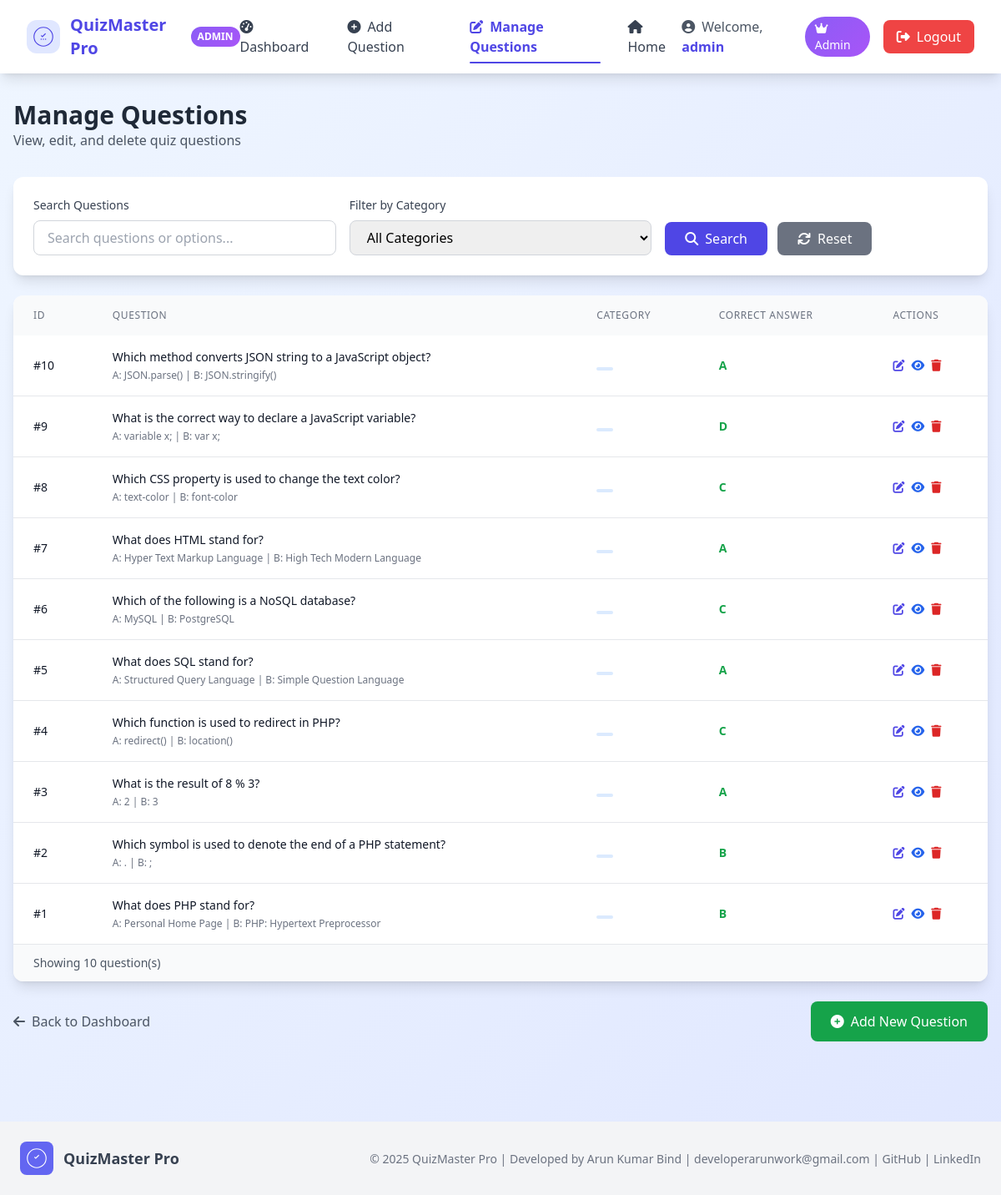
/admin/manage_questions.php (signed in), run on the app's committed database.
### tables this page shows
CREATE TABLE IF NOT EXISTS questions (
    id INT AUTO_INCREMENT PRIMARY KEY,
    question TEXT NOT NULL,
    option_a VARCHAR(255) NOT NULL,
    option_b VARCHAR(255) NOT NULL,
    option_c VARCHAR(255) NOT NULL,
    option_d VARCHAR(255) NOT NULL,
    correct_answer ENUM('A','B','C','D') NOT NULL,
    image_url VARCHAR(500) NULL,
    created_at TIMESTAMP DEFAULT CURRENT_TIMESTAMP
);

### admin/manage_questions.php (the view, shortened to what this page needs)
<?php
include '../db.php';
include '../includes/header.php';
$search = $_GET['search'] ?? '';
$category = $_GET['category'] ?? '';
$query = "SELECT * FROM questions WHERE 1=1";
$query .= " ORDER BY id DESC";
$stmt = mysqli_prepare($conn, $query);
mysqli_stmt_execute($stmt);
$result = mysqli_stmt_get_result($stmt);
$questions = mysqli_fetch_all($result, MYSQLI_ASSOC);
$categories = [
    'all' => 'All Categories',
    'gk' => 'General Knowledge',
    'cs' => 'Computer Science',
    'math' => 'Mathematics',
    'english' => 'English',
    'hindi' => 'Hindi'
];
?>
<div class="max-w-7xl mx-auto px-4 py-8">
    <div class="mb-8">
        <h1 class="text-3xl font-bold text-gray-800">Manage Questions</h1>
        <p class="text-gray-600">View, edit, and delete quiz questions</p>
    </div>
    <div class="bg-white rounded-xl shadow-lg p-6 mb-6">
        <form method="GET" class="grid grid-cols-1 md:grid-cols-3 gap-4">
            <div>
                <label class="block text-sm font-medium text-gray-700 mb-2">Search Questions</label>
                <input type="text" name="search" value="<?php echo htmlspecialchars($search); ?>"
                       class="w-full px-4 py-2 border border-gray-300 rounded-lg focus:ring-2 focus:ring-indigo-500 focus:border-indigo-500"
                       placeholder="Search questions or options...">
            </div>
            <div>
                <label class="block text-sm font-medium text-gray-700 mb-2">Filter by Category</label>
                <select name="category" class="w-full px-4 py-2 border border-gray-300 rounded-lg focus:ring-2 focus:ring-indigo-500 focus:border-indigo-500">
                    <?php foreach($categories as $key => $name): ?>
                        <option value="<?php echo $key; ?>" <?php echo $category === $key ? 'selected' : ''; ?>>
                            <?php echo $name; ?>
                        </option>
                    <?php endforeach; ?>
                </select>
            </div>
            <div class="flex items-end space-x-3">
                <button type="submit" class="bg-indigo-600 text-white px-6 py-2 rounded-lg hover:bg-indigo-700 transition-colors font-medium">
                    <i class="fas fa-search mr-2"></i>Search
                </button>
                <a href="manage_questions.php" class="bg-gray-500 text-white px-6 py-2 rounded-lg hover:bg-gray-600 transition-colors font-medium">
                    <i class="fas fa-refresh mr-2"></i>Reset
                </a>
            </div>
        </form>
    </div>
    <div class="bg-white rounded-xl shadow-lg overflow-hidden">
        <?php if (empty($questions)): ?>
            <div class="text-center py-12">
                <div class="text-5xl mb-4">📝</div>
                <h3 class="text-xl font-semibold text-gray-700 mb-2">No Questions Found</h3>
                <p class="text-gray-500 mb-6">No questions match your search criteria.</p>
                <a href="add_question.php" class="bg-indigo-600 text-white px-6 py-3 rounded-lg hover:bg-indigo-700 transition-colors font-medium">
                    <i class="fas fa-plus-circle mr-2"></i>Add New Question
                </a>
            </div>
        <?php else: ?>
            <div class="overflow-x-auto">
                <table class="w-full">
                    <thead class="bg-gray-50">
                        <tr>
                            <th class="px-6 py-4 text-left text-xs font-medium text-gray-500 uppercase tracking-wider">ID</th>
                            <th class="px-6 py-4 text-left text-xs font-medium text-gray-500 uppercase tracking-wider">Question</th>
                            <th class="px-6 py-4 text-left text-xs font-medium text-gray-500 uppercase tracking-wider">Category</th>
                            <th class="px-6 py-4 text-left text-xs font-medium text-gray-500 uppercase tracking-wider">Correct Answer</th>
                            <th class="px-6 py-4 text-left text-xs font-medium text-gray-500 uppercase tracking-wider">Actions</th>
                        </tr>
                    </thead>
                    <tbody class="bg-white divide-y divide-gray-200">
                        <?php foreach($questions as $question): ?>
                            <tr class="hover:bg-gray-50 transition-colors">
                                <td class="px-6 py-4 whitespace-nowrap text-sm font-medium text-gray-900">
                                    #<?php echo $question['id']; ?>
                                </td>
                                <td class="px-6 py-4">
                                    <div class="text-sm font-medium text-gray-900 max-w-md truncate">
                                        <?php echo htmlspecialchars($question['question']); ?>
                                    </div>
                                    <div class="text-xs text-gray-500 mt-1">
                                        A: <?php echo htmlspecialchars($question['option_a']); ?> |
                                        B: <?php echo htmlspecialchars($question['option_b']); ?>
                                    </div>
                                </td>
                                <td class="px-6 py-4 whitespace-nowrap">
                                    <span class="inline-flex items-center px-2.5 py-0.5 rounded-full text-xs font-medium bg-blue-100 text-blue-800">
                                    </span>
                                </td>
                                <td class="px-6 py-4 whitespace-nowrap text-sm text-gray-900">
                                    <span class="font-semibold text-green-600"><?php echo $question['correct_answer']; ?></span>
                                </td>
                                <td class="px-6 py-4 whitespace-nowrap text-sm font-medium">
                                    <div class="flex space-x-2">
                                        <a href="edit_question.php?id=<?php echo $question['id']; ?>"
                                           class="text-indigo-600 hover:text-indigo-900 transition-colors"
                                           title="Edit Question">
                                            <i class="fas fa-edit"></i>
                                        </a>
                                        <button onclick="viewQuestion(<?php echo htmlspecialchars(json_encode($question)); ?>)"
                                                class="text-blue-600 hover:text-blue-900 transition-colors"
                                                title="View Details">
                                            <i class="fas fa-eye"></i>
                                        </button>
                                        <button onclick="confirmDelete(<?php echo $question['id']; ?>)"
                                                class="text-red-600 hover:text-red-900 transition-colors"
                                                title="Delete Question">
                                            <i class="fas fa-trash"></i>
                                        </button>
                                    </div>
                                </td>
                            </tr>
                        <?php endforeach; ?>
                    </tbody>
                </table>
            </div>
            <div class="bg-gray-50 px-6 py-3 border-t border-gray-200">
                <p class="text-sm text-gray-600">
                    Showing <?php echo count($questions); ?> question(s)
                </p>
            </div>
        <?php endif; ?>
    </div>
    <div class="mt-6 flex justify-between items-center">
        <a href="dashboard.php" class="text-gray-600 hover:text-gray-800 transition-colors font-medium">
            <i class="fas fa-arrow-left mr-2"></i>Back to Dashboard
        </a>
        <a href="add_question.php" class="bg-green-600 text-white px-6 py-3 rounded-lg hover:bg-green-700 transition-colors font-medium">
            <i class="fas fa-plus-circle mr-2"></i>Add New Question
        </a>
    </div>
</div>
<?php include '../includes/footer.php'; ?>

### includes/header.php (shortened to what this page needs)
<?php
$is_logged_in = isset($_SESSION['logged_in']) && $_SESSION['logged_in'] === true;
$is_admin = $is_logged_in && isset($_SESSION['role']) && $_SESSION['role'] === 'admin';
$username = $is_logged_in ? $_SESSION['username'] : '';
$current_page = basename($_SERVER['PHP_SELF']);
$current_dir = basename(dirname($_SERVER['PHP_SELF']));
$is_admin_page = $current_dir === 'admin';
?>
<!DOCTYPE html>
<html lang="en">
<head>
    <script src="https://cdn.tailwindcss.com"></script>
    <link rel="stylesheet" href="https://cdnjs.cloudflare.com/ajax/libs/font-awesome/6.4.0/css/all.min.css">
</head>
<body class="bg-gradient-to-br from-blue-50 to-indigo-100 min-h-screen flex flex-col">
    <nav class="bg-white shadow-lg sticky top-0 z-50">
        <div class="max-w-7xl mx-auto px-4 sm:px-6 lg:px-8">
            <div class="flex justify-between items-center py-4">
                <div class="flex items-center">
                    <a href="<?php echo $is_admin_page ? '../index.php' : 'index.php'; ?>" class="flex items-center space-x-3 text-indigo-600 hover:text-indigo-500 transition-colors duration-200">
                        <div class="p-2 bg-indigo-100 rounded-xl">
                        </div>
                        <span class="text-xl font-bold">QuizMaster Pro</span>
                        <?php if ($is_admin_page): ?>
                            <span class="admin-badge px-2 py-1 rounded-full text-xs font-bold">ADMIN</span>
                        <?php endif; ?>
                    </a>
                </div>
                <div class="hidden md:flex items-center space-x-8">
                    <?php if (!$is_logged_in): ?>
                        <a href="index.php" class="nav-link <?php echo $current_page === 'index.php' ? 'active' : ''; ?> text-gray-700 hover:text-indigo-600">
                            <i class="fas fa-home mr-2"></i>Home
                        </a>
                        <a href="login.php" class="nav-link <?php echo $current_page === 'login.php' ? 'active' : ''; ?> text-gray-700 hover:text-indigo-600">
                            <i class="fas fa-sign-in-alt mr-2"></i>Login
                        </a>
                        <a href="register.php" class="nav-link <?php echo $current_page === 'register.php' ? 'active' : ''; ?> text-gray-700 hover:text-indigo-600">
                            <i class="fas fa-user-plus mr-2"></i>Register
                        </a>
                    <?php elseif ($is_admin): ?>
                        <a href="<?php echo $is_admin_page ? 'dashboard.php' : 'admin/dashboard.php'; ?>"
                           class="nav-link <?php echo $current_page === 'dashboard.php' ? 'active' : ''; ?> text-gray-700 hover:text-indigo-600">
                            <i class="fas fa-tachometer-alt mr-2"></i>Dashboard
                        </a>
                        <a href="<?php echo $is_admin_page ? 'add_question.php' : 'admin/add_question.php'; ?>"
                           class="nav-link <?php echo $current_page === 'add_question.php' ? 'active' : ''; ?> text-gray-700 hover:text-indigo-600">
                            <i class="fas fa-plus-circle mr-2"></i>Add Question
                        </a>
                        <a href="<?php echo $is_admin_page ? 'manage_questions.php' : 'admin/manage_questions.php'; ?>"
                           class="nav-link <?php echo $current_page === 'manage_questions.php' ? 'active' : ''; ?> text-gray-700 hover:text-indigo-600">
                            <i class="fas fa-edit mr-2"></i>Manage Questions
                        </a>
                        <a href="<?php echo $is_admin_page ? '../index.php' : 'index.php'; ?>"
                           class="nav-link text-gray-700 hover:text-indigo-600">
                            <i class="fas fa-home mr-2"></i>Home
                        </a>
                    <?php endif; ?>
                </div>
                <div class="flex items-center space-x-4">
                    <?php if ($is_logged_in): ?>
                        <div class="hidden md:flex items-center space-x-4">
                            <span class="text-gray-600">
                                <i class="fas fa-user-circle mr-2"></i>Welcome, <span class="font-semibold text-indigo-600"><?php echo htmlspecialchars($username); ?></span>
                            </span>
                            <?php if ($is_admin): ?>
                                <span class="admin-badge px-3 py-1 rounded-full text-sm font-medium">
                                    <i class="fas fa-crown mr-1"></i>Admin
                                </span>
                            <?php endif; ?>
                            <a href="logout.php" class="bg-red-500 text-white px-4 py-2 rounded-lg hover:bg-red-600 transition-colors duration-200 flex items-center">
                                <i class="fas fa-sign-out-alt mr-2"></i>Logout
                            </a>
                        </div>
                    <?php endif; ?>
                </div>
            </div>
        </div>
    </nav>
    <main class="flex-grow">

### includes/footer.php (shortened to what this page needs)
    </main>
    <footer class="bg-gray-100 text-gray-700 mt-16">
        <div class="max-w-7xl mx-auto px-6 py-6 flex flex-col md:flex-row justify-between items-center gap-4">
            <div class="flex items-center space-x-3">
                <div class="p-2 bg-indigo-500 rounded-lg">
                    <svg class="w-6 h-6 text-white" xmlns="http://www.w3.org/2000/svg" viewBox="0 0 64 64">
                        <circle cx="32" cy="32" r="30" stroke="currentColor" stroke-width="3" fill="none"/>
                        <path d="M25 28 L29 32 L39 22" stroke="currentColor" stroke-width="3" fill="none"/>
                    </svg>
                </div>
                <span class="text-lg font-bold">QuizMaster Pro</span>
            </div>
            <div class="text-center md:text-right space-y-0 md:space-y-0">
                <span class="text-sm text-gray-500">
                    &copy; 2025 QuizMaster Pro | Developed by <a  href="https://arun15dev.netlify.app/" class="hover:text-indigo-600 transition-colors cursor:pointer" target="_blank">Arun Kumar Bind</a> |
                    <a href="mailto:developerarunwork@gmail.com" class="hover:text-indigo-600 transition-colors">developerarunwork@gmail.com</a> |
                    <a href="https://github.com/abx15" target="_blank" class="hover:text-indigo-600 transition-colors">GitHub</a> |
                    <a href="https://www.linkedin.com/in/arun-kumar-a3b047353/" target="_blank" class="hover:text-indigo-600 transition-colors">LinkedIn</a>
                </span>
            </div>
        </div>
</body>
</html>

### includes/header.php (style rules this page uses)
.nav-link { position: relative; transition: all 0.3s ease; }
.nav-link.active { color: #4f46e5; font-weight: 600; }
.nav-link.active::after { content: ''; position: absolute; bottom: -8px; left: 0; width: 100%; height: 2px; background: #4f46e5; border-radius: 2px; }
.admin-badge { background: linear-gradient(135deg, #8b5cf6, #a855f7); color: white; }

### data on the page
questions: id "10", question "Which method converts JSON string to a JavaScript object?", option_a "JSON.parse()", option_b "JSON.stringify()", correct_answer "A"
questions: id "9", question "What is the correct way to declare a JavaScript variable?", option_a "variable x;", option_b "var x;", correct_answer "D"
questions: id "8", question "Which CSS property is used to change the text color?", option_a "text-color", option_b "font-color", correct_answer "C"
questions: id "7", question "What does HTML stand for?", option_a "Hyper Text Markup Language", option_b "High Tech Modern Language", correct_answer "A"
questions: id "6", question "Which of the following is a NoSQL database?", option_a "MySQL", option_b "PostgreSQL", correct_answer "C"
questions: id "5", question "What does SQL stand for?", option_a "Structured Query Language", option_b "Simple Question Language", correct_answer "A"
questions: id "4", question "Which function is used to redirect in PHP?", option_a "redirect()", option_b "location()", correct_answer "C"
questions: id "3", question "What is the result of 8 % 3?", option_a "2", option_b "3", correct_answer "A"
questions: id "2", question "Which symbol is used to denote the end of a PHP statement?", option_a ".", option_b ";", correct_answer "B"
questions: id "1", question "What does PHP stand for?", option_a "Personal Home Page", option_b "PHP: Hypertext Preprocessor", correct_answer "B"

### other printed values
$username "admin"
count($questions) "10"
form field category "All Categories"
